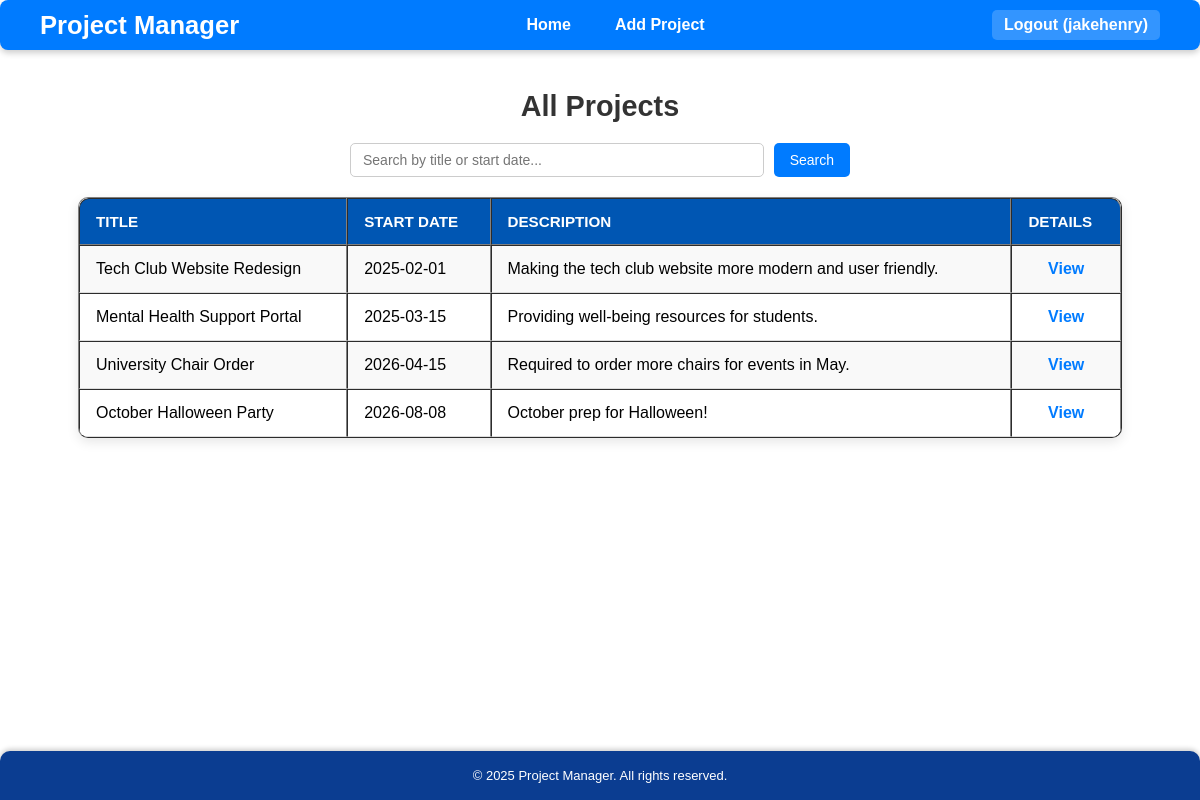
The app's page /projectmanager/index.php (signed in) with its own data.
### tables this page shows
CREATE TABLE `projects` (
  `pid` int(11) NOT NULL,
  `title` varchar(100) DEFAULT NULL,
  `start_date` date DEFAULT NULL,
  `end_date` date DEFAULT NULL,
  `short_description` varchar(255) DEFAULT NULL,
  `phase` enum('design','development','testing','deployment','complete') DEFAULT NULL,
  `uid` int(11) NOT NULL
);

### projectmanager/index.php (the view, shortened to what this page needs)
<?php
include 'config.php';
include 'includes/header.php';
$search = "";
$query = "SELECT projects.pid, projects.title, projects.start_date, projects.short_description FROM projects";
$stmt = $conn->prepare($query);
if ($search != "") {
    $stmt->execute(['search' => "%$search%"]);
} else {
    $stmt->execute();
}
$projects = $stmt->fetchAll(PDO::FETCH_ASSOC);
?>
<h2>All Projects</h2>
<form method="GET" action="index.php" class="search-form">
    <input type="text" name="search" placeholder="Search by title or start date..." value="<?php echo htmlspecialchars($search); ?>">
    <button type="submit">Search</button>
</form>
<?php if (count($projects) > 0): ?>
<table border="1" cellpadding="8">
    <tr>
        <th>Title</th>
        <th>Start Date</th>
        <th>Description</th>
        <th>Details</th>
    </tr>
    <?php foreach ($projects as $project): ?>
    <tr>
        <td><?php echo htmlspecialchars($project['title']); ?></td>
        <td><?php echo htmlspecialchars($project['start_date']); ?></td>
        <td><?php echo htmlspecialchars($project['short_description']); ?></td>
        <td><a href="project_view.php?pid=<?php echo $project['pid']; ?>">View</a></td>
    </tr>
    <?php endforeach; ?>
</table>
<?php else: ?>
    <p class="no-results">No projects found matching your search.</p>
<?php endif; ?>
<?php include 'includes/footer.php'; ?>

### projectmanager/css/style.css (style rules this page uses)
h2 { text-align: center; font-size: 1.8em; margin: 20px 0; color: #333; }
table { width: 90%; margin: 20px auto; font-family: 'Arial', sans-serif; border-collapse: separate; border-spacing: 0; border-radius: 10px; overflow: hidden; box-shadow: 0 4px 12px rgba(0,0,0,0.1); background: #ffffff; }
table th, table td { padding: 14px 16px; text-align: left; }
table th { background: #0056b3; color: #ffffff; font-weight: 600; text-transform: uppercase; font-size: 0.95em; }
table th:first-child { border-top-left-radius: 10px; }
table th:last-child { border-top-right-radius: 10px; }
table tr:nth-child(even) { background: #f9f9f9; }
table td { border-bottom: 1px solid #ddd; }
table td:last-child { text-align: center; }
table a { color: #007BFF; font-weight: 600; text-decoration: none; }
form.search-form { width: 90%; max-width: 500px; margin: 0 auto 20px auto; display: flex; gap: 10px; justify-content: center; }
form.search-form input[type="text"] { flex: 1; padding: 8px 12px; border: 1px solid #ccc; border-radius: 5px; font-size: 14px; }
form.search-form button { padding: 8px 16px; font-size: 14px; background: #007BFF; color: #fff; border: none; border-radius: 5px; cursor: pointer; transition: background 0.2s; }
html, body { height: 100%; margin: 0; padding: 0; }
body { display: flex; flex-direction: column; font-family: Arial, sans-serif; }

### records on screen
projects: title "Tech Club Website Redesign", start_date "2025-02-01", short_description "Making the tech club website more modern and user friendly."
projects: title "Mental Health Support Portal", start_date "2025-03-15", short_description "Providing well-being resources for students."
projects: title "University Chair Order", start_date "2026-04-15", short_description "Required to order more chairs for events in May."
projects: title "October Halloween Party", start_date "2026-08-08", short_description "October prep for Halloween!"

### other values on screen
$_SESSION['username'] "jakehenry"
